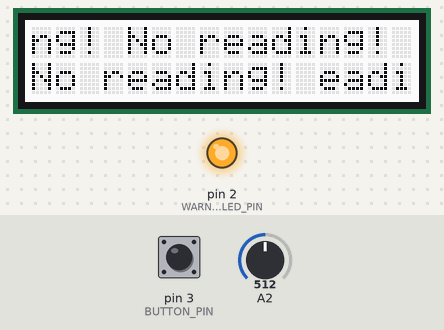
A sketch run on a simulated Arduino Uno, built with avr-gcc and run on an emulated ATmega328P. On the bench: 16×2 character LCD, output pins drawn as LEDs (lit = HIGH). The inputs (shaded band) are chosen by the test bench; at power-on: pin 3 (BUTTON_PIN) LOW, A2 = 512. What the sketch prints to the serial monitor is not drawn.

Above: at 1.2 s.
1.3 s: pin 3 (BUTTON_PIN) pulled HIGH for 0.15 s
At 1.46 s:
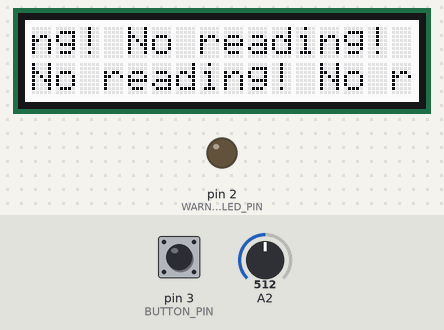
3.3 s: pin 3 (BUTTON_PIN) pulled HIGH for 1 s
At 3.63 s:
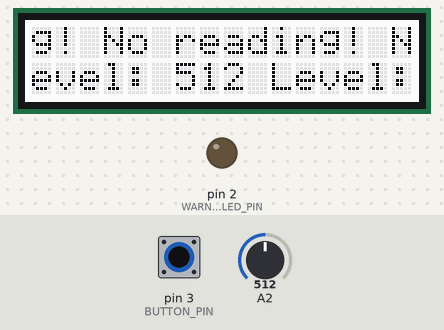
5.8 s: pin 3 (BUTTON_PIN) pulled HIGH for 0.15 s
At 6.29 s:
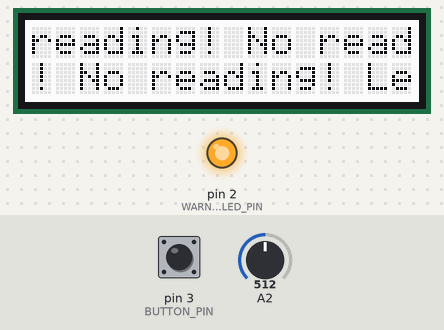
7.6 s: pin 3 (BUTTON_PIN) pulled HIGH for 3.2 s
At 7.79 s:
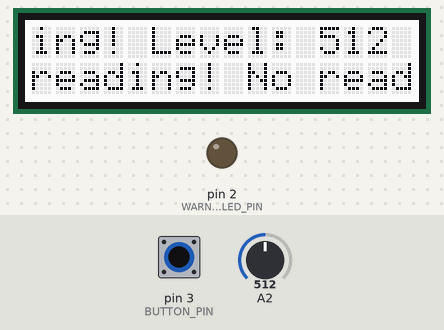
12.3 s: pin 3 (BUTTON_PIN) pulled HIGH for 1 s
At 12.89 s:
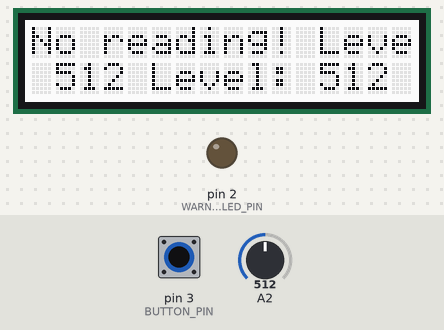
14.8 s: pin 3 (BUTTON_PIN) pulled HIGH for 0.15 s
At 15.17 s:
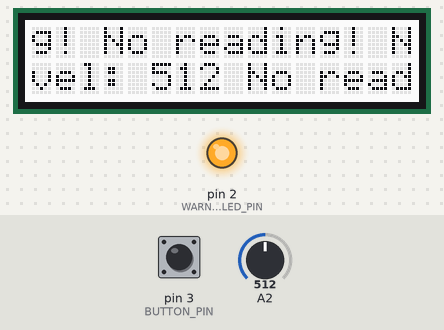
Timing chart, 0 to 17.8 s (numbered marks = the images above; inputs shaded):
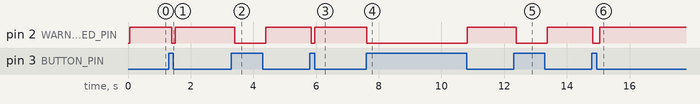

The sketch:

B_soundSensorEnabledByButton.ino
```cpp
#include <Wire.h>
#include "rgb_lcd.h"

// the LCD needs to be plugged on to a I2C port
rgb_lcd lcd;
// the pushbutton pin is in the digital port 3 (D3)
const int BUTTON_PIN = 3;
// the LED needs to be plugged on digital port 2 (D2)
const int WARNING_LED_PIN = 2;
// variable for reading the pushbutton
int buttonState = 0;

const int BG_RED = 0;
const int BG_GREEN = 1;
const int BG_BLUE = 2;

void setLcdBackground(rgb_lcd inLcd, int backgroundType) {
  switch (backgroundType) {
    case BG_RED:
      inLcd.setRGB(255, 0, 0);
      break;
    case BG_GREEN:
      inLcd.setRGB(0, 255, 0);
      break;
    case BG_BLUE:
      inLcd.setRGB(0, 0, 255);
      break;
    default:
      // kind of white background light
      inLcd.setRGB(255, 255, 255);
    break;
  }
}

void setup() {

  // set up the LCD's number of columns and rows:
  uint8_t numOfColumns = 16;
  uint8_t numOfLines = 2;
  lcd.begin(numOfColumns, numOfLines);

  // set the LCD display background colour
  setLcdBackground(lcd, BG_BLUE);

  // initialize the pushbutton pin as an input
  pinMode(BUTTON_PIN, INPUT);

  // initialize the LED pin as an output
  pinMode(WARNING_LED_PIN, OUTPUT);

  // initialize serial communication at 9600 bits per second:
  Serial.begin(9600);
}

void loop() {

  // read the state of the pushbutton value:
  buttonState = digitalRead(BUTTON_PIN);

  // this is the line that will be printed on the Serial Port (COM)
  String lineToPrint;

  // check if the pushbutton is pressed.
  // if it is, the buttonState is HIGH:
  if (buttonState == HIGH) {
    setLcdBackground(lcd, BG_GREEN);
    // turn WARNING LED off
    digitalWrite(WARNING_LED_PIN, LOW);
    // reading the value of the sound sensor from analog port 2 (A2)
    int soundSensorValue = analogRead(A2);
    lineToPrint = "Level: " + String(soundSensorValue) + " ";
  }
  else {
    setLcdBackground(lcd, BG_RED);
    // turn WARNING LED on:
    digitalWrite(WARNING_LED_PIN, HIGH);
    lineToPrint = "No reading! ";
  }

  // printing the relevant information on the Serial Port
  Serial.println(lineToPrint);
  // Print a message to the LCD.
  lcd.print(lineToPrint);

  // sampling every 100 milliseconds
  delay(100);
}
```

Measured:
- after the input at 1.3 s, pin 2 (WARNING_LED_PIN): HIGH → LOW after 0.10 s, → HIGH 0.11 s later
- after the input at 3.3 s, pin 2 (WARNING_LED_PIN): HIGH → LOW after 0.10 s, → HIGH 1.0 s later; the display: first changes after 0.11 s (image 2 shows a later state)
- after the input at 5.8 s, pin 2 (WARNING_LED_PIN): HIGH → LOW at once, → HIGH 0.11 s later; the display: first changes after 0.05 s (image 3 shows a later state)
- after the input at 7.6 s, pin 2 (WARNING_LED_PIN): HIGH → LOW at once, → HIGH 3.2 s later; the display: changes at once (image 4)
- after the input at 12.3 s, pin 2 (WARNING_LED_PIN): HIGH → LOW after 0.09 s, → HIGH 1.0 s later; the display: first changes after 0.09 s (image 5 shows a later state)
- after the input at 14.8 s, pin 2 (WARNING_LED_PIN): HIGH → LOW at once, → HIGH 0.22 s later; the display: first changes after 0.15 s (image 6 shows a later state)
